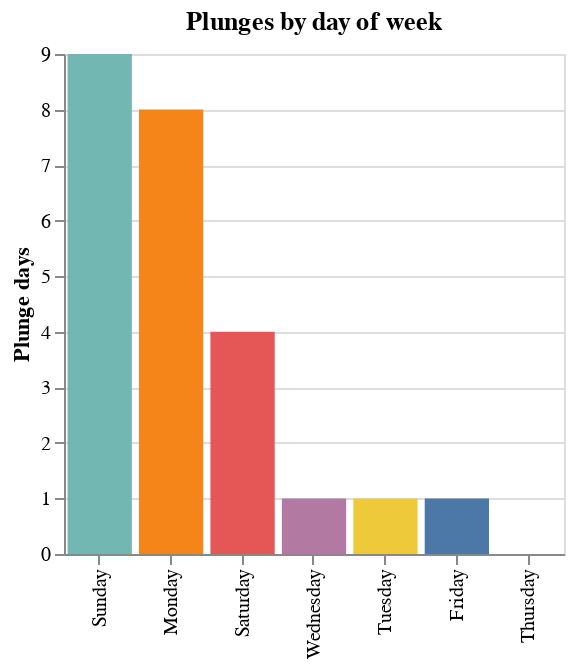

The notebook cell this image was saved under:
### Markdown cell above
With Sunday having the most plunges, closely followed by Monday. Thursday had none!

### Code cell
by_dow = plunges_2020.groupby(plunges_2020.index.day_name()).sum()
by_dow = by_dow.sort_values(ascending=False)
alt.Chart(by_dow.reset_index()).mark_bar().encode(
    alt.X('timestamp', title=None, sort=None),
    alt.Y('rate', title='Plunge days'),
    alt.Color('timestamp', legend=None),
).properties(
    title='Plunges by day of week',
    width=250,
    height=250,
)

### Figure 1 — Vega-Lite specification as saved in the notebook (floating-point values rounded to 4 significant figures)
{"config": {"view": {"continuousWidth": 400, "continuousHeight": 300}}, "data": {"name": "data-778db3d1df7eec64bc3d52f0f9505474"}, "mark": "bar", "encoding": {"color": {"type": "nominal", "field": "timestamp", "legend": null}, "x": {"type": "nominal", "field": "timestamp", "sort": null, "title": null}, "y": {"type": "quantitative", "field": "rate", "title": "Plunge days"}}, "height": 250, "title": "Plunges by day of week", "width": 250, "$schema": "https://vega.github.io/schema/vega-lite/v4.8.1.json", "datasets": {"data-778db3d1df7eec64bc3d52f0f9505474": [{"timestamp": "Sunday", "rate": 9}, {"timestamp": "Monday", "rate": 8}, {"timestamp": "Saturday", "rate": 4}, {"timestamp": "Wednesday", "rate": 1}, {"timestamp": "Tuesday", "rate": 1}, {"timestamp": "Friday", "rate": 1}, {"timestamp": "Thursday", "rate": 0}]}}
